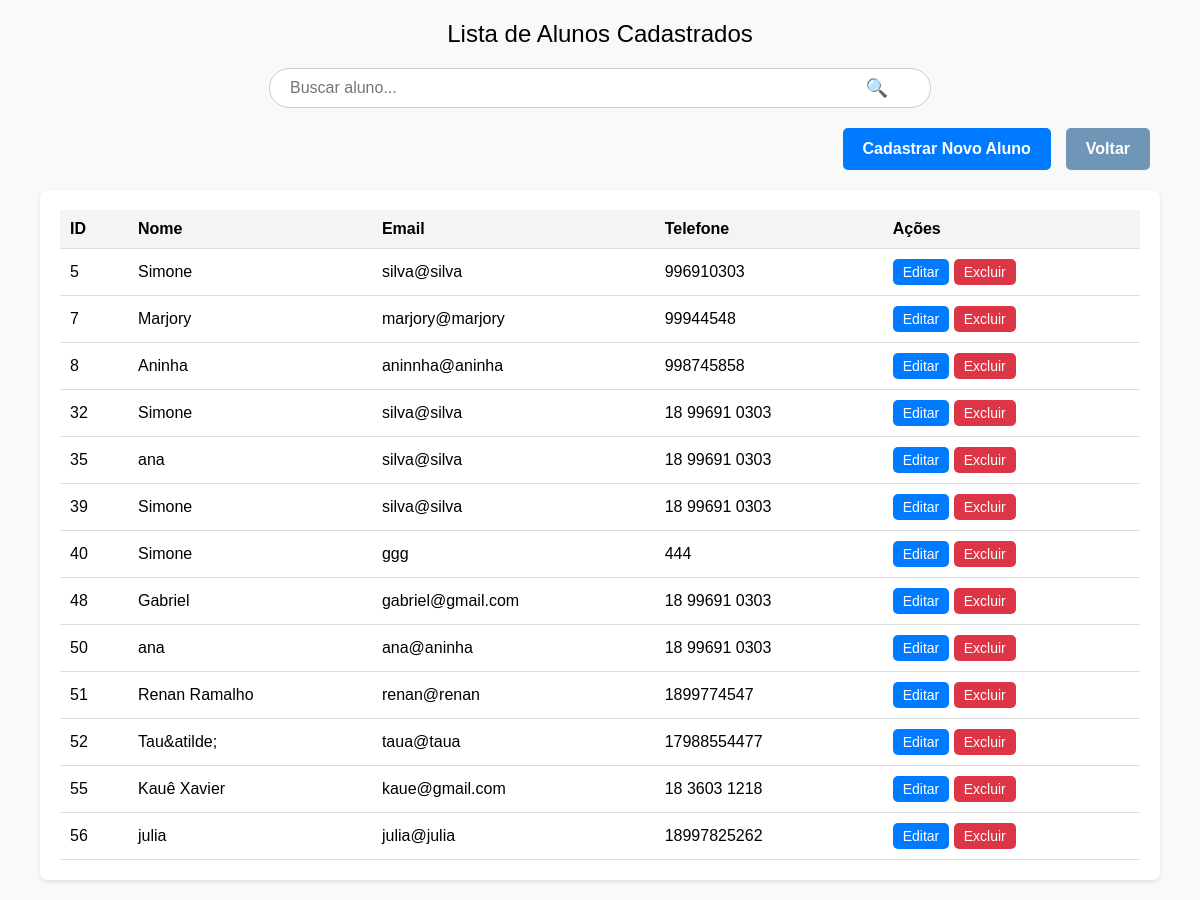
Page /menu_alunos/alunos_cadastrados.php on the committed database.
### tables this page shows
CREATE TABLE `alunos` (
  `id_alu` int(11) NOT NULL,
  `nome_alu` varchar(100) NOT NULL,
  `cpf_alu` varchar(14) NOT NULL,
  `id_cid` int(11) NOT NULL,
  `email_alu` varchar(50) NOT NULL,
  `fone_alu` varchar(15) NOT NULL,
  `id_curso` int(11) NOT NULL,
  `id_inst` int(11) NOT NULL,
  `senha_alu` text NOT NULL,
  `senhaconf_alu` varchar(30) NOT NULL,
  `data` date NOT NULL DEFAULT current_timestamp(),
  `tipo_alu` varchar(5) NOT NULL
);

### menu_alunos/alunos_cadastrados.php (the view, shortened to what this page needs)
<!DOCTYPE html>
<html lang="pt-br">
<head>
    <link rel="stylesheet" href="../css/alunoscadastrados.css">
</head>
<body>
    <div class="welcome">
        Lista de Alunos Cadastrados
    </div>
    <div class="search-container">
        <input type="text" id="searchInput" class="search-input" placeholder="Buscar aluno..." onkeyup="buscarAluno()">
    </div>
    <div class="action-buttons">
        <a href="alunos_cadastro.php" class="btn btn-add">Cadastrar Novo Aluno</a>
        <a href="../menu_admin/admin_itens.php" class="btn btn-back">Voltar</a>
    </div>
    <div class="table-container">
        <table id="alunosTable">
            <thead>
                <tr>
                    <th>ID</th>
                    <th>Nome</th>
                    <th>Email</th>
                    <th>Telefone</th>
                    <th>Ações</th>
                </tr>
            </thead>
            <tbody>
                <?php
                $servername = "localhost";
                $username = "root";
                $password = "";
                $dbname = "fatecconecta";
                $conn = new mysqli($servername, $username, $password, $dbname);
                $sql = "SELECT id_alu, nome_alu, email_alu, fone_alu FROM alunos";
                $result = $conn->query($sql);
                if ($result->num_rows > 0) {
                    while ($row = $result->fetch_assoc()) {
                        echo "<tr>
                                <td>" . $row["id_alu"] . "</td>
                                <td>" . htmlspecialchars($row["nome_alu"]) . "</td>
                                <td>" . htmlspecialchars($row["email_alu"]) . "</td>
                                <td>" . htmlspecialchars($row["fone_alu"]) . "</td>
                                <td>
                                    <button class='btn btn-edit' onclick=\"editarAluno(" . $row['id_alu'] . ")\">Editar</button>
                                    <button class='btn btn-delete' onclick=\"excluirAluno(" . $row['id_alu'] . ", '" . addslashes($row['nome_alu']) . "')\">Excluir</button>
                                </td>
                              </tr>";
                    }
                } else {
                    echo "<tr><td colspan='5'>Nenhum aluno encontrado</td></tr>";
                }
                ?>
            </tbody>
        </table>
    </div>
</body>
</html>

### css/alunoscadastrados.css (style rules this page uses)
body { font-family: Arial, sans-serif; margin: 0; padding: 0; background-color: #f9f9f9; }
.welcome { text-align: center; font-size: 1.5em; margin: 20px 0; }
.search-container { margin: 20px auto; text-align: center; }
.search-input { width: 50%; padding: 10px; font-size: 16px; border: 1px solid #ddd; border-radius: 5px; }
.table-container { width: 90%; margin: 20px auto; overflow-x: auto; background: #fff; border-radius: 8px; box-shadow: 0 2px 4px rgba(0, 0, 0, 0.1); padding: 20px; }
table { width: 100%; border-collapse: collapse; }
th, td { padding: 10px; text-align: left; border-bottom: 1px solid #ddd; }
th { background: #f4f4f4; }
.action-buttons { text-align: center; margin-top: 20px; }
.btn-back { display: inline-block; padding: 10px 20px; font-size: 16px; font-weight: bold; color: white; background-color: #6f95b7; border-radius: 5px; text-decoration: none; transition: background-color 0.3s; }
.btn { padding: 5px 10px; font-size: 14px; border: none; border-radius: 5px; cursor: pointer; color: #fff; }
.btn-edit { background-color: #007bff; }
.btn-delete { background-color: #dc3545; }

### menu_alunos/alunos_cadastrados.php (style rules this page uses)
.search-container { text-align: center; margin: 20px 0; position: relative; }
.search-input { width: 50%; padding: 10px 40px 10px 20px; font-size: 16px; border: 1px solid #ccc; border-radius: 25px; outline: none; transition: border-color 0.3s, box-shadow 0.3s; }
.search-container::after { content: "🔍"; position: absolute; right: 26%; top: 50%; transform: translateY(-50%); font-size: 18px; color: #0a4171; pointer-events: none; }
.action-buttons { display: flex; justify-content: flex-end; gap: 15px; margin-top: 20px; margin-right: 50px; }
.btn-back { display: inline-block; padding: 12px 20px; font-size: 16px; font-weight: bold; color: white; background-color: #6f95b7; border-radius: 5px; text-decoration: none; border: none; cursor: pointer; transition: background-color 0.3s ease, transform 0.2s ease; }
.btn-add { display: inline-block; padding: 12px 20px; font-size: 16px; font-weight: bold; color: white; background-color: #007BFF; border-radius: 5px; text-decoration: none; border: none; cursor: pointer; transition: background-color 0.3s ease, transform 0.2s ease; }

### rows in the picture
alunos: id_alu "5", nome_alu "Simone", email_alu "silva@silva", fone_alu "996910303"
alunos: id_alu "7", nome_alu "Marjory", email_alu "marjory@marjory", fone_alu "99944548"
alunos: id_alu "8", nome_alu "Aninha", email_alu "aninnha@aninha", fone_alu "998745858"
alunos: id_alu "32", nome_alu "Simone", email_alu "silva@silva", fone_alu "18 99691 0303"
alunos: id_alu "35", nome_alu "ana", email_alu "silva@silva", fone_alu "18 99691 0303"
alunos: id_alu "39", nome_alu "Simone", email_alu "silva@silva", fone_alu "18 99691 0303"
alunos: id_alu "40", nome_alu "Simone", email_alu "ggg", fone_alu "444"
alunos: id_alu "48", nome_alu "Gabriel", email_alu "gabriel@gmail.com", fone_alu "18 99691 0303"
alunos: id_alu "50", nome_alu "ana", email_alu "ana@aninha", fone_alu "18 99691 0303"
alunos: id_alu "51", nome_alu "Renan Ramalho", email_alu "renan@renan", fone_alu "1899774547"
alunos: id_alu "52", nome_alu "Tau&atilde;", email_alu "taua@taua", fone_alu "17988554477"
alunos: id_alu "55", nome_alu "Kauê Xavier", email_alu "kaue@gmail.com", fone_alu "18 3603 1218"
alunos: id_alu "56", nome_alu "julia", email_alu "julia@julia", fone_alu "18997825262"
